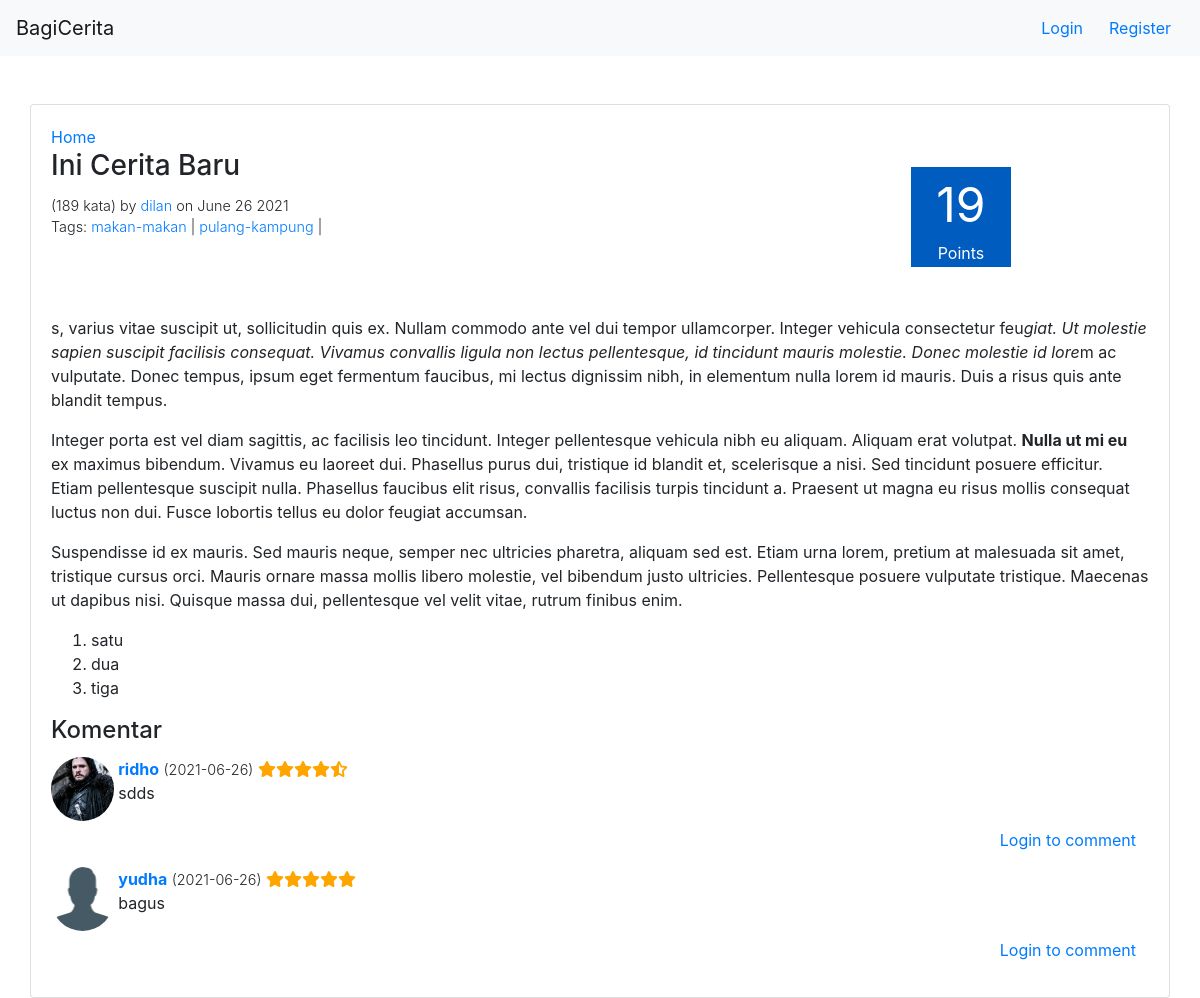
/stories/47, run on an earlier commit of the app's database.
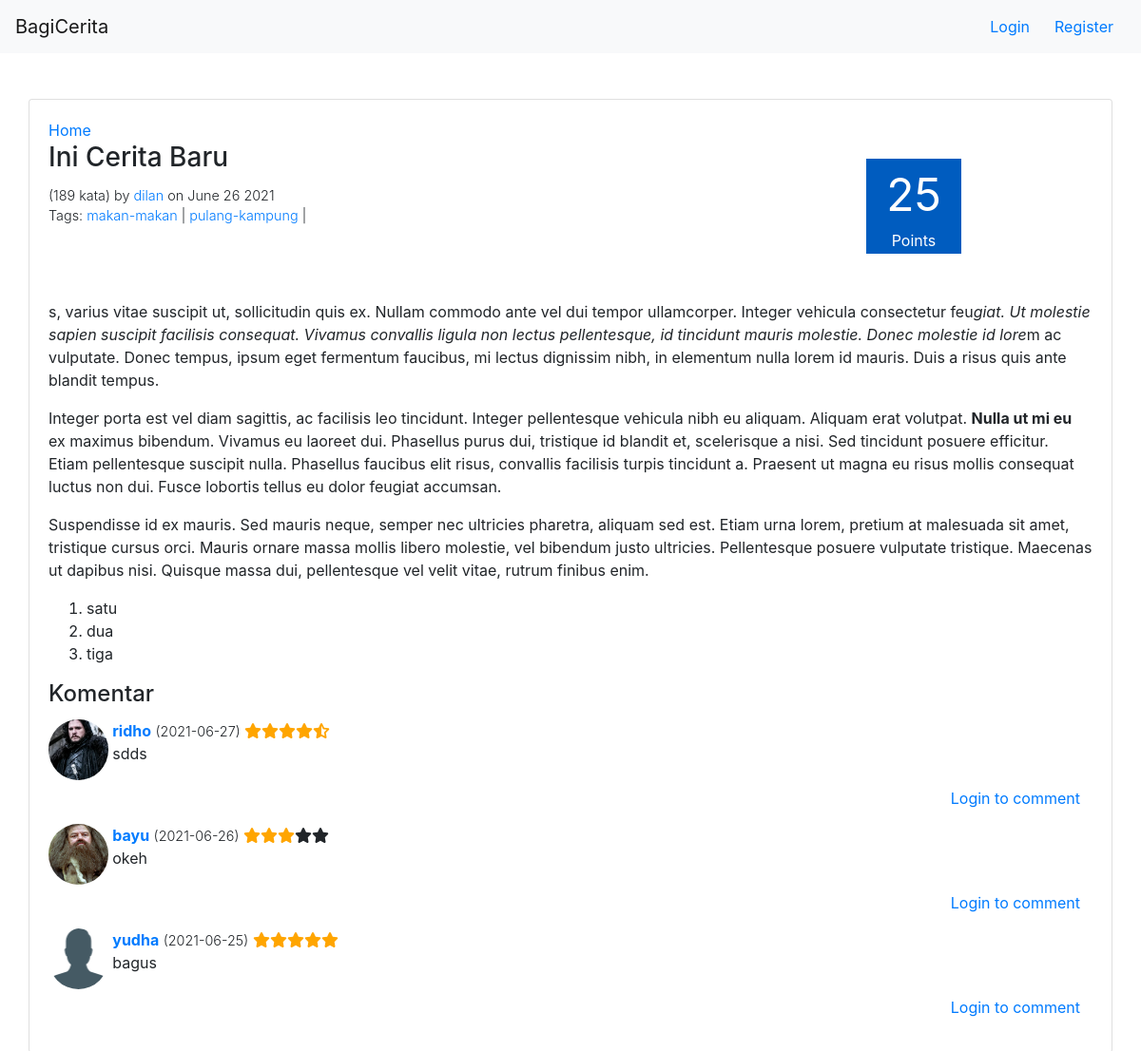
And on a later commit of the database.
### story/models.py (models this page shows, shortened)
class Story(models.Model):
    title = models.CharField(max_length=120,blank=True)
    date_posted = models.DateTimeField(null=True, blank=True)
    content = RichTextField(blank=True,null=True)
    user = models.ForeignKey(User, on_delete=models.CASCADE,default=None)
    words_count = models.IntegerField(default=0)
    class Meta:
        ordering = ["-date_posted"]

class Tag(models.Model):
    name = models.CharField(max_length=120,blank=True)
    stories = models.ManyToManyField(Story)

class Comment(models.Model):
    content = models.TextField(blank=True,null=True)
    user = models.ForeignKey(User, on_delete=models.CASCADE,default=None)
    story = models.ForeignKey(Story, on_delete=models.CASCADE,default=None)
    replied_comment_id = models.IntegerField(default=0)
    rating = models.IntegerField(default=1)
    read_status = models.BooleanField(default=False)
    date_posted = models.DateTimeField(null=True, blank=True)
    class Meta:
        ordering = ["-date_posted"]

### user/models.py (models this page shows, shortened)
class Profile(models.Model):
    user = models.OneToOneField(User, on_delete=models.CASCADE)
    nama_lengkap = models.CharField(max_length=30, blank=True)
    tanggal_lahir = models.DateField(null=True, blank=True)
    kota = models.CharField(max_length=30, blank=True)
    tentang_saya = models.TextField(blank=True)
    profile_picture = models.ImageField(upload_to='profile_picture',blank=True)
    points = models.IntegerField(default=20)
    Laki = 'L'
    Perempuan = 'P'
    GENDER_CHOICES = [
        (Laki, 'Laki-laki'),
        (Perempuan, 'Perempuan'),
    ]
    gender = models.CharField(max_length=30,blank=True, choices=GENDER_CHOICES)

### story/views.py (the view, shortened to what this page needs)
# urls.py: path('<int:story_id>',story_view,name="story"),
def story_view(request,story_id):
    story = Story.objects.get(id=story_id)
    context={
        "id":story_id,
        "story":get_story(story),
        "comments":get_comments(story_id),
        "have_commented":"False"
    }
    for comment in context['comments']:
        if(comment.user.id == request.user.id):
            context['have_commented']="True"
    return render(request,"story/story.html",context)

### bagicerita/context_processor.py (called while the page is built)
def get_auth_form(request):
    registerForm = UserCreationForm()
    return{
        'register_form':registerForm
    }

def check_if_logged_in(request):
    if request.user.is_authenticated:
        return{
            'logged_in':True,
            'username':request.user.username
        }
    else:
        return {
            'logged_in':False
        }

### bagicerita/helpers.py (called while the page is built)
def get_story(story):
    story.tags = story.tag_set.all()
    story.date_posted = story.date_posted.strftime("%B %d %Y")
    story = calculate_story_rating(story)
    return story

def get_comments(story_id):
    story_comments = Story.objects.get(id=story_id).comment_set.filter(replied_comment_id=0)
    return iterate_through_comments_and_get_replies(story_comments)

def get_replies(comment_id):
    comment_replies = Comment.objects.filter(replied_comment_id=comment_id)
    return iterate_through_comments_and_get_replies(comment_replies)

def iterate_through_comments_and_get_replies(comments):
    for comment in comments:
        comment.replies = get_replies(comment.id)
    return comments

def calculate_story_rating(story):
    comments = story.comment_set.filter(replied_comment_id=0)
    story_rating=0
    for comment in comments:
        story_rating+=comment.rating
    story.rating = story_rating
    return story

### story/templatetags/story_tags.py (called while the page is built)
@register.filter(name="render_rating")
def render_rating(rating):
    rating_html = ""
    rating_counter=0
    for x in range(5):
        if(rating_counter>=rating):
           rating_html+="<span class='fa fa-star'></span>"
        elif(rating_counter+2>rating):
            rating_html+="<span class='fas fa-star-half-alt checked'></span>"
            rating_counter+=1
        else:
            rating_html+="<span class='fa fa-star checked'></span>"
            rating_counter+=2
    return mark_safe(rating_html)

@register.inclusion_tag('story/comment.html')
def comment_tag(comment,request):
    return {'comment' : comment,'request':request}

### templates/story/story.html (shortened to what this page needs)
{% extends 'base.html' %}
{% load story_tags %}
{% block content %}
    {% include 'navbar.html' %}
    <div class="container">
        <div class="row mt-5">
            <div class="card" style="width: 100%">
                <div class="card-body">
                    <a href="/stories">Home</a>
                    <div class="story">
                        <div class="story-info-container">
                            <div class="story-info mb-5">
                                <h3 class="card-title">{{story.title}}</h3>
                                <span class="text-story-info font-weight-light">({{story.words_count}} kata) by <a href="/user/{{story.user.username}}/profile">{{story.user.username}}</a> on {{story.date_posted}}</span>
                                <span class="text-story-info tags font-weight-light">Tags:
                                    {% for tag in  story.tags%}
                                        <a href="/stories?tag={{tag.name}}">{{tag.name}}</a> |
                                    {% endfor %}
                                </span>
                            </div>
                            <div class="score-box story-page mr-2">
                                <div class="points-number text-center mb-0">{{story.rating}}</div>
                                <div class="points-text text-center">Points</div>
                            </div>
                        </div>
                        <div class="story-content">
                            {{story.content | safe}}
                        </div>
                    </div>
                    <div class="comments">
                        <h4 class="card-title">Komentar</h4>
                        {% for comment in comments %}
                            {% comment_tag comment request%}
                        {% endfor %}
                    </div>
                </div>
            </div>
        </div>
    </div>
{% endblock %}

### templates/base.html (shortened to what this page needs)
{% load static %}
<!DOCTYPE html>
<html lang="en">
<head>
    <link rel="stylesheet" href="https://maxcdn.bootstrapcdn.com/bootstrap/4.0.0/css/bootstrap.min.css">
    <link rel="stylesheet" type="text/css" href="{% static 'style.css' %}">
</head>
<body>
    {% block content %}
    {% endblock %}
</body>
</html>

### templates/navbar.html (shortened to what this page needs)
<nav class="navbar navbar-expand-lg navbar-light bg-light">
    <a class="navbar-brand" href="/stories">BagiCerita</a>
        <div class="collapse navbar-collapse" id="navbarSupportedContent">
            <div class="navbar-nav ml-auto">
              {% if logged_in == False %}
                <button type="button" data-bs-toggle="modal" data-bs-target="#loginModal" class="btn btn-link">Login</button>
                <button type="button" data-bs-toggle="modal" data-bs-target="#registerModal" class="btn btn-link">Register</button>
              {% endif %}
            </div>
        </div>
</nav>

### templates/story/comment.html (shortened to what this page needs)
{% load story_tags %}
<div style="display:flex">
    <div {% if comment.user.profile.profile_picture %} style="background-image: url('/media/{{ comment.user.profile.profile_picture }}')" {% endif %} class="profile-img img-comment mr-1"></div>
    <div class="comment mb-2">
        <h6 class="user font-weight-bold"><a href="/user/{{comment.user.username}}/profile">{{comment.user.username}}</a></h6>
        <span class="date font-weight-light">({{comment.date_posted |date:'Y-m-d'}})</span>
        {% if comment.replied_comment_id == 0 %}
            <span class="rating">
                {{ comment.rating | render_rating }}
            </span>
        {% endif %}
        <p class="content">{{comment.content}}</p>
        <div class="login-to-comment">
            {% if request.user.is_authenticated %}
                <button onclick="showReplyBox(this)" type="button" data-target="reply-box-{{comment.id}}" class="btn btn-link">Reply</button>
                <form method="POST" class="reply-box" id="reply-box-{{comment.id}}">
                    {% csrf_token %}
                    <div class="form-group no-gutters">
                        <textarea required class="form-control" name="content" id="exampleFormControlTextarea1" rows="3"></textarea>
                    </div>
                    <div class="container-button-submit">
                        <button type="submit" class="btn btn-primary">Submit</button>
                    </div>
                    <input type="hidden" name="replied_comment_id" value="{{comment.id}}">
                </form>
            {%else %}
                <button type="button" data-bs-toggle="modal" data-bs-target="#loginModal" class="btn btn-link">Login to comment</button>
            {% endif %}
        </div>
    </div>
</div>

### static/style.css (style rules this page uses)
.score-box { background-color: #0b6623; background-color: #005CBF; color: white; height: 80px; width: 80px; display: flex; justify-content: center; align-items: center; flex-direction: column; }
.score-box.story-page { height: 100px; width: 100px; }
.points-number { font-size: 2em; }
.points-text { font-size: 0.7em; }
.score-box.story-page .points-number { font-size: 3em; }
.score-box.story-page .points-text { font-size: 1em; }
.story-info-container { display: flex; justify-content: space-between; padding-right: 130px; align-items: center; margin-bottom: 30px; }
.text-story-info { display: block; font-size: 0.9em; }
.comment { width: 95%; }
.comment .user { display: inline; }
.comment .login-to-comment { text-align: right; }
.comment .date { font-size: 0.9em; }
.checked { color: orange; }
.profile-img { background-position: center; background-size: cover; background-image: url('http://localhost:8000/static/user/man.svg'); width: 128px; height: 128px; border-radius: 50%; }
.profile-img.img-comment { width: 64px; height: 64px; }

What changed in the data, as far as the page shows it:
computed for Story "Ini Cerita Baru": rating "19" → "25"
changed Comment "sdds": date_posted "2021-06-26" → "2021-06-27"
added Comment: user.profile_picture (picture), user.username "bayu", date_posted "2021-06-26", rating 6 (drawn), content "okeh"
changed Comment "bagus": date_posted "2021-06-26" → "2021-06-25"
